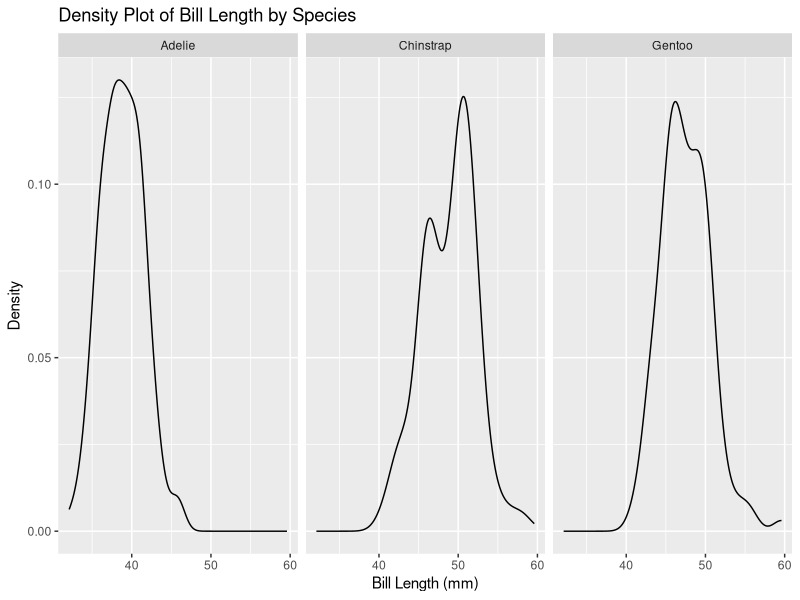
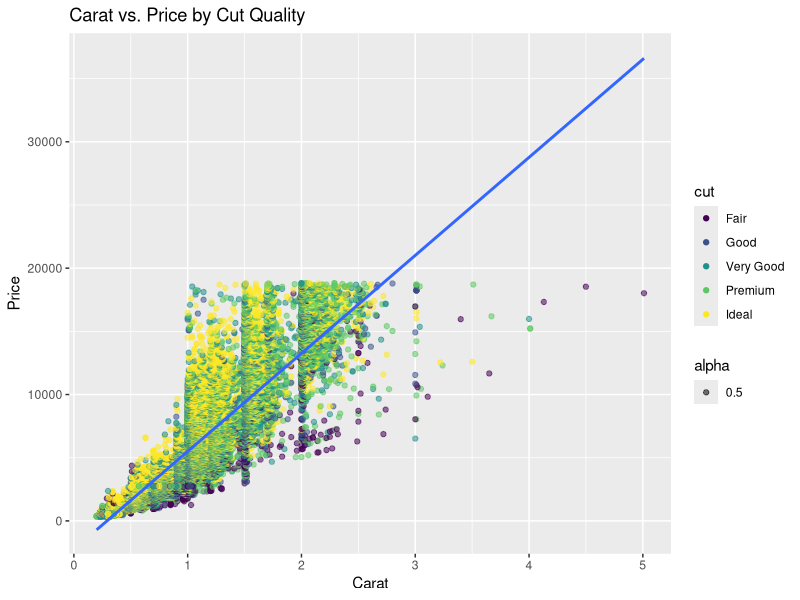
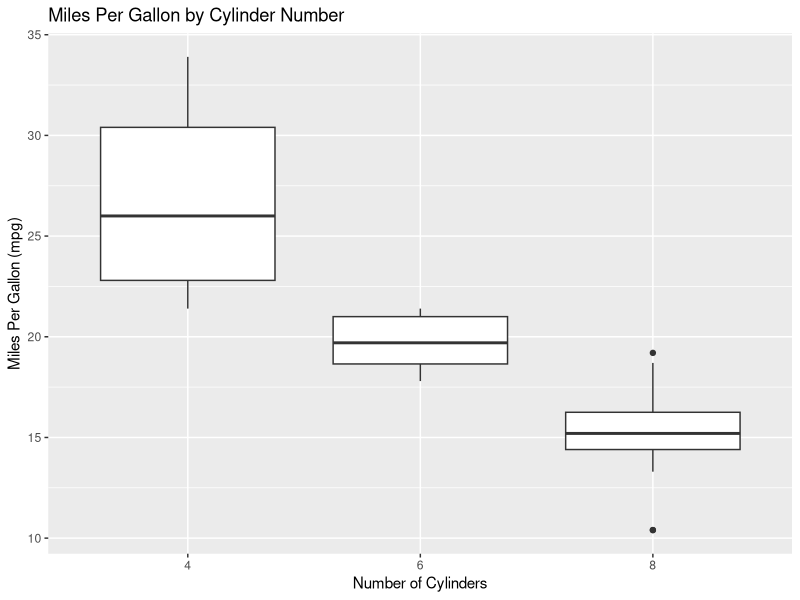
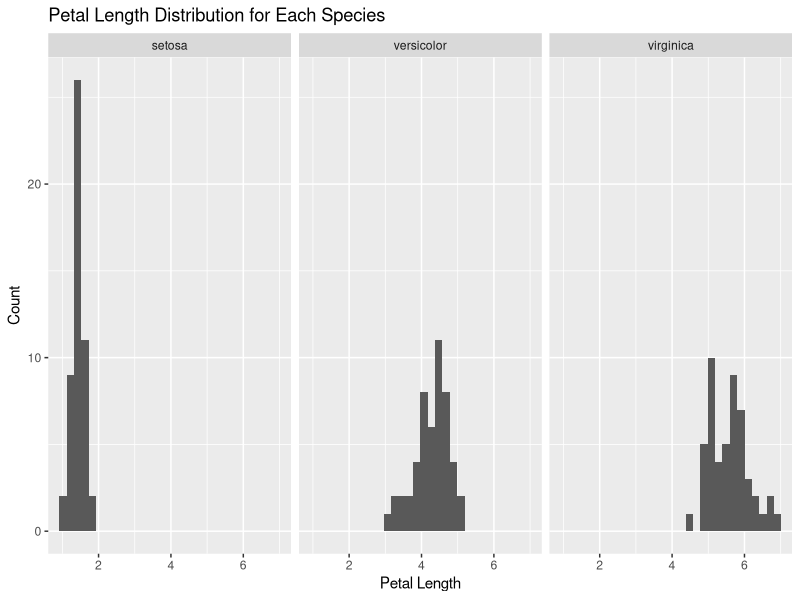

Source code (R) for these figures, in order:
# Please create teh following plots:

# Q1 ----

# Load the tidyverse library
library(tidyverse)

# Load the palmerpenguins library
library(palmerpenguins)

# Load the penguins dataset
data(penguins)

# Plot 1
# Create a density plot of the 'bill_length_mm' column of the penguins
# dataset.
# Use the ggplot() function to create the plot.
# Use the aes() function to specify the x-axis variable.
# Inside the aes() function, set the x parameter to the 'bill_length_mm'
# column of the penguins dataset.
# Add a + sign after the ggplot() function.
# Use the geom_density() function to add a density plot to the ggplot()
# function.
# Add a + sign after the geom_density() function.
# Use the facet_grid() function to add a facet to the ggplot() function.
# Inside the facet_grid() function, set the formula to
# "~ species".
# Add a + sign after the facet_grid() function.
# Use the labs() function to add a title to the ggplot() function.
# Inside the labs() function, set the title parameter to
# "Density Plot of Bill Length by Species".
# Set the x parameter to "Bill Length (mm)".
# Set the y parameter to "Density".

plot1 <- ggplot(data = penguins,
                mapping = aes(x = bill_length_mm)) +
  geom_density() +
  facet_grid(~ species) +
  labs(title = "Density Plot of Bill Length by Species", 
       x = "Bill Length (mm)", 
       y = "Density")


# To verify your answer, run the following code
plot1

# Q2 ----

# Use the diamonds dataset from ggplot2
data(diamonds)

# Plot 2
# Create a scatter plot of 'carat' vs. 'price', colored by 'cut' quality.
# Use the ggplot() function to create the plot.
# Use the aes() function to specify the x-axis and y-axis variables.
# Inside the aes() function, set the x parameter to 'carat', the y parameter to 'price'.
# Add a + sign after the ggplot() function.
# Use the geom_point() function to add a scatter plot to the ggplot() function. 
# Inside the geom_point() function, use the aes() function to set the color parameter to 'cut'.
# Set the alpha parameter inside geom_point() to 0.5 to make the points semi-transparent if there is overplotting.
# Use the geom_smooth() function to add a smooth line through the points for each 'cut' category, setting the method argument to "lm" for linear models.
# Add a + sign after the geom_point() (and geom_smooth(), if used) function.
# Use the labs() function to add a title to the ggplot() function.
# Inside the labs() function, set the title parameter to "Carat vs. Price by Cut Quality",
# Set the x parameter to "Carat",
# Set the y parameter to "Price".

plot2 <- ggplot(data = diamonds, 
                mapping = aes(x = carat, y = price)) +
  geom_point(aes(color = cut, alpha = 0.5)) +
  geom_smooth(method = lm) +
  labs(title = "Carat vs. Price by Cut Quality", x = "Carat", y = "Price")


# To verify your answer, run the following code
plot2

# Q3 ----


# Use the mtcars dataset
data(mtcars)

# Plot 3
# Create a boxplot of 'mpg' by 'cyl' (number of cylinders).
# Use the ggplot() function to create the plot.
# Use the aes() function to specify the x-axis and y-axis variables.
# Inside the aes() function, set the x parameter to 'cyl' and the y parameter to 'mpg'.
# NOTICE that you will need to convert the 'cyl' column to a factor using the factor() function. factor(cyl)
# Add a + sign after the ggplot() function.
# Use the geom_boxplot() function to add a boxplot to the ggplot() function.
# Add a + sign after the geom_boxplot() function.
# Use the labs() function to add a title to the ggplot() function.
# Inside the labs() function, set the title parameter to "Miles Per Gallon by Cylinder Number",
# Set the x parameter to "Number of Cylinders",
# Set the y parameter to "Miles Per Gallon (mpg)".

plot3 <- ggplot(data = mtcars,
                mapping = aes(x = factor(cyl), y = mpg)) +
  geom_boxplot() +
  labs(title = "Miles Per Gallon by Cylinder Number", x = "Number of Cylinders", y = "Miles Per Gallon (mpg)")


# To verify your answer, run the following code
plot3

# Q4 ----

# Use the iris dataset
data(iris)

# Plot 4
# Create a histogram of 'Petal.Length' for each species.
# Use the ggplot() function to create the plot.
# Use the aes() function to specify the x-axis variable.
# Inside the aes() function, set the x parameter to 'Petal.Length'.
# Add a + sign after the ggplot() function.
# Use the geom_histogram() function to add a histogram to the ggplot() function, and set bins to 30.
# Add a + sign after the geom_histogram() function.
# Use the facet_wrap() function to add a facet for 'Species'.
# Inside the facet_wrap() function, set the facets parameter to '~ Species'.
# Add a + sign after the facet_wrap() function.
# Use the labs() function to add a title to the ggplot() function.
# Inside the labs() function, set the title parameter to "Petal Length Distribution for Each Species",
# Set the x parameter to "Petal Length",
# Set the y parameter to "Count".

plot4 <- ggplot(data = iris,
                mapping = aes(x = Petal.Length)) +
  geom_histogram(bins = 30) +
  facet_wrap(~ Species) +
  labs(title = "Petal Length Distribution for Each Species", x = "Petal Length", y = "Count")


# To verify your answer, run the following code
plot4



